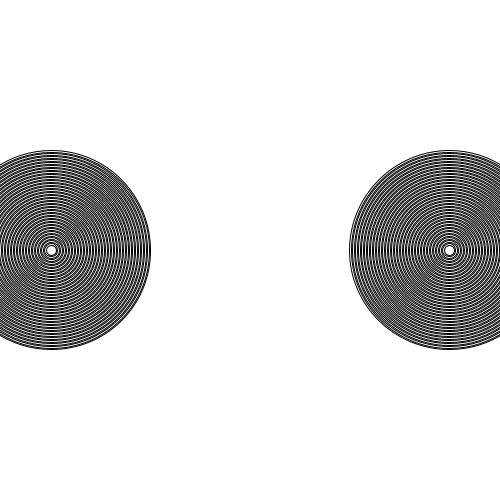
Frame 1 (no input)
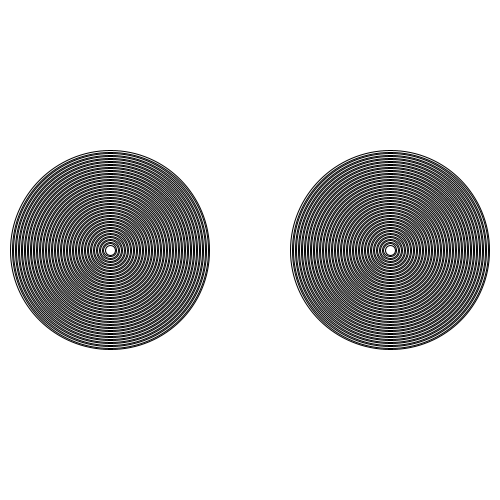
Frame 60 (the mouse pressed at the canvas centre just before this capture)
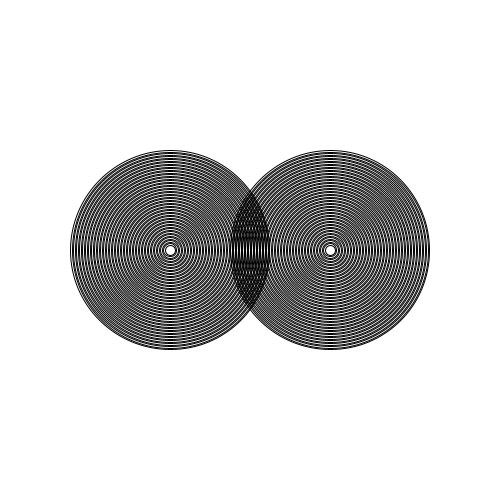
Frame 120 (the mouse held since frame 60 and released just before this capture)

The Processing sketch that drew these frames (run headless with seeded random() and noise(); from frame 60 on, the mouse is pressed at the canvas centre):

// Processing sketch: sketch_160518c
// ── sketch_160518c.pde
int x =  50;
int X = 450;
void setup() {
  size(500,500);
  
  
  
}

void draw() {
 x++;
 X--;
 background(255,255,255);
  noFill();
  for(int i=10; i < 200; i+=3){
  ellipse(x,250,i,i);
  }
 noFill();
 for(int t = 10; t < 200; t +=3)
  ellipse(X,250,t,t);
  
  
}
